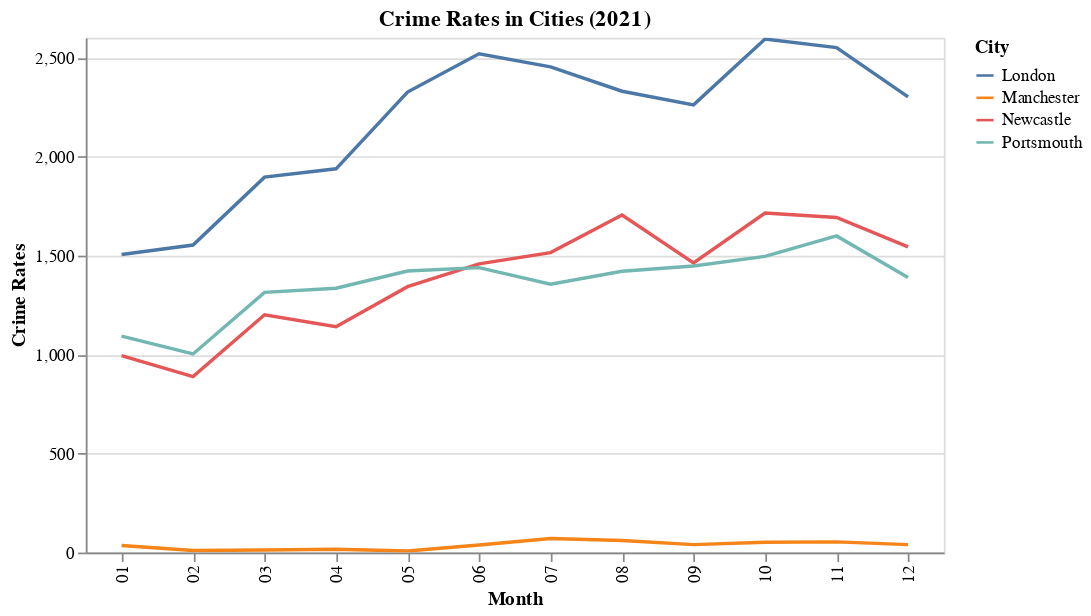

The code cell stored with this chart in its notebook:
### Markdown cell above
### Creating Crime Rate graph

### Code cell
# creating a graph using altaire, chatGBT helped us with this as we were unsure how to add multiple lines to graph

UKcrimerategraph = alt.Chart(crimerates2021).mark_line().encode(
    x=alt.X('Month:O', title='Month'),  
    color=alt.Color('city:N', title='City'), 
    y=alt.Y('crime_rate:Q', title='Crime Rates'),
    tooltip=['Month:O', 'city:N', 'crime_rate:Q'] 
).properties(
    width=500, 
    height=300,
    title='Crime Rates in Cities (2021)'
).transform_fold(  
    fold=['London', 'Manchester', 'Newcastle', 'Portsmouth' ],
    as_=['city', 'crime_rate']

).interactive()


UKcrimerategraph

### Figure 1 — Vega-Lite specification as saved in the notebook (floating-point values rounded to 4 significant figures)
{"config": {"view": {"continuousWidth": 300, "continuousHeight": 300}}, "data": {"name": "data-eb0da74f580a0cbdb4aadc9eacd4a0a8"}, "mark": {"type": "line"}, "encoding": {"color": {"field": "city", "title": "City", "type": "nominal"}, "tooltip": [{"field": "Month", "type": "ordinal"}, {"field": "city", "type": "nominal"}, {"field": "crime_rate", "type": "quantitative"}], "x": {"field": "Month", "title": "Month", "type": "ordinal"}, "y": {"field": "crime_rate", "title": "Crime Rates", "type": "quantitative"}}, "height": 300, "params": [{"name": "param_2", "select": {"type": "interval", "encodings": ["x", "y"]}, "bind": "scales"}], "title": "Crime Rates in Cities (2021)", "transform": [{"fold": ["London", "Manchester", "Newcastle", "Portsmouth"], "as": ["city", "crime_rate"]}], "width": 500, "$schema": "https://vega.github.io/schema/vega-lite/v5.15.1.json", "datasets": {"data-eb0da74f580a0cbdb4aadc9eacd4a0a8": [{"Month": "01", "London": 1505, "Manchester": 36, "Newcastle": 995, "Portsmouth": 1093}, {"Month": "02", "London": 1553, "Manchester": 10, "Newcastle": 889, "Portsmouth": 1003}, {"Month": "03", "London": 1896, "Manchester": 13, "Newcastle": 1201, "Portsmouth": 1314}, {"Month": "04", "London": 1938, "Manchester": 17, "Newcastle": 1141, "Portsmouth": 1335}, {"Month": "05", "London": 2326, "Manchester": 8, "Newcastle": 1343, "Portsmouth": 1422}, {"Month": "06", "London": 2519, "Manchester": 38, "Newcastle": 1458, "Portsmouth": 1439}, {"Month": "07", "London": 2453, "Manchester": 71, "Newcastle": 1515, "Portsmouth": 1355}, {"Month": "08", "London": 2330, "Manchester": 61, "Newcastle": 1705, "Portsmouth": 1421}, {"Month": "09", "London": 2261, "Manchester": 40, "Newcastle": 1463, "Portsmouth": 1447}, {"Month": "10", "London": 2594, "Manchester": 52, "Newcastle": 1715, "Portsmouth": 1496}, {"Month": "11", "London": 2550, "Manchester": 54, "Newcastle": 1692, "Portsmouth": 1599}, {"Month": "12", "London": 2301, "Manchester": 40, "Newcastle": 1544, "Portsmouth": 1389}]}}
